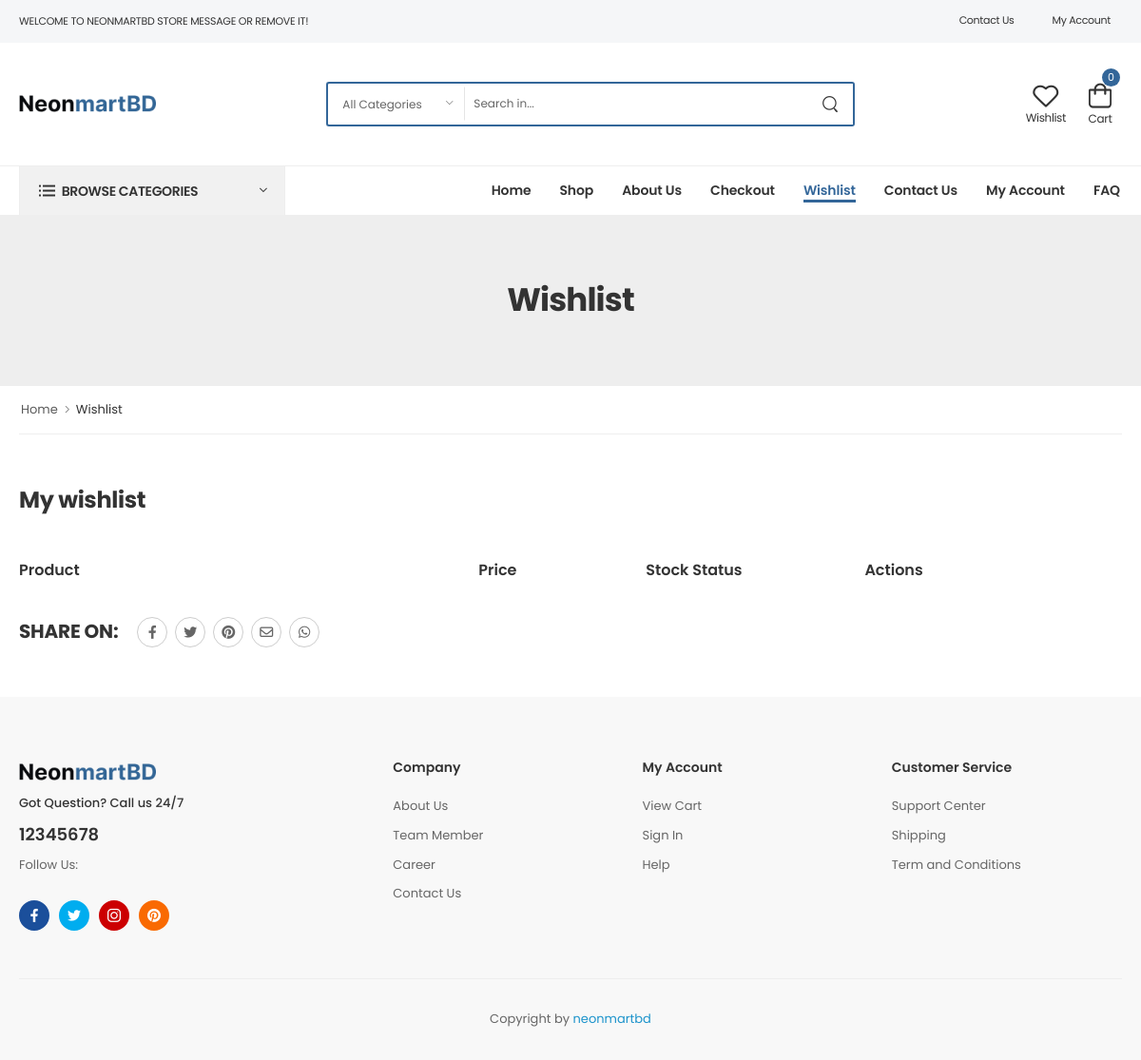
/wishlist (signed in), run on an earlier commit of the app's database.
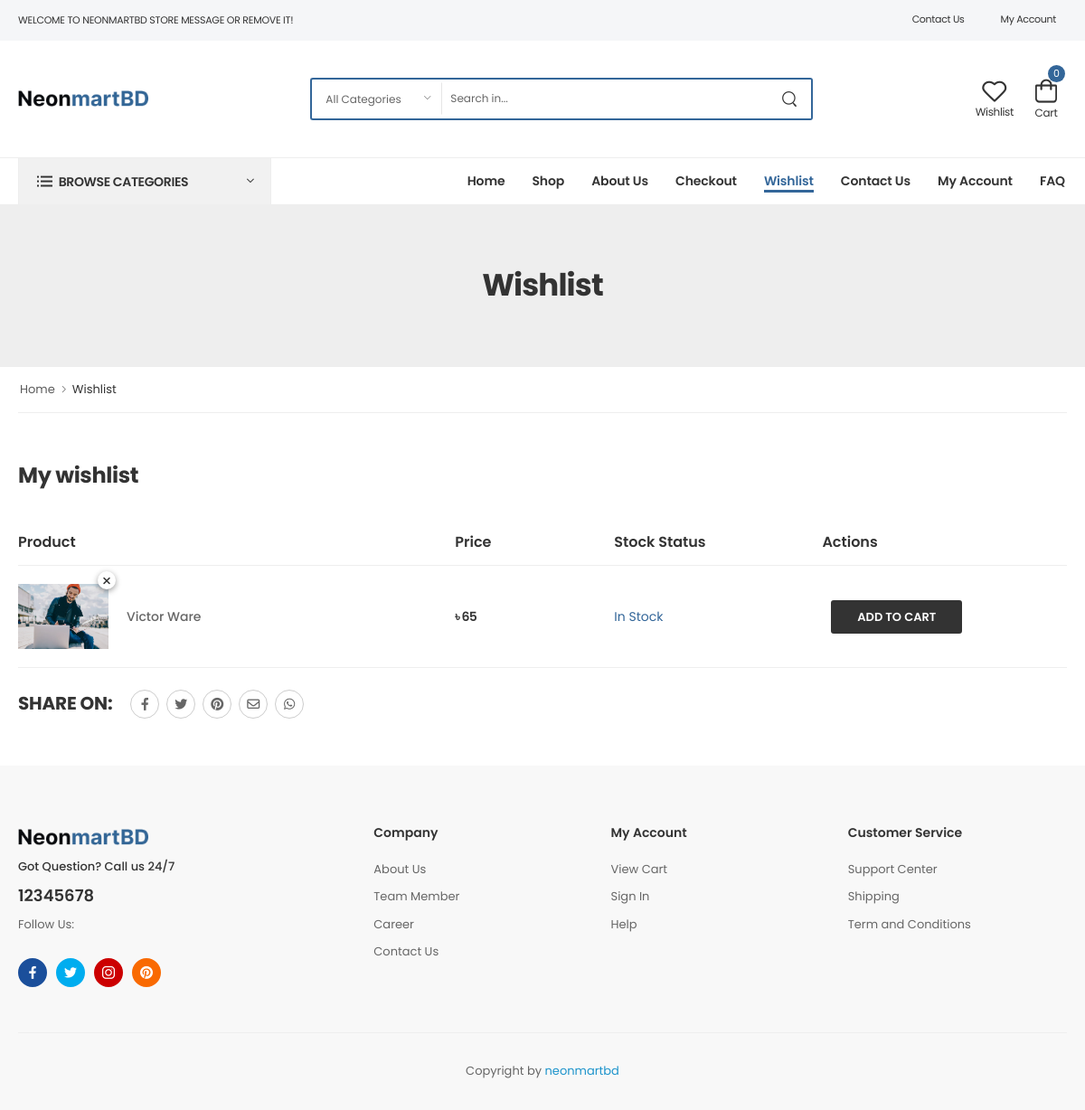
And on a later commit of the database.
### core/models.py (models this page shows, shortened)
class Wishlist(models.Model):
    user = models.ForeignKey(User, on_delete=models.CASCADE)
    product = models.ForeignKey(Products,  on_delete=models.CASCADE)

class Products(models.Model):
    name = models.CharField(max_length=500)
    category = models.ForeignKey(Category, on_delete=models.CASCADE)
    subcategory = models.ForeignKey(SubCategory,on_delete=models.CASCADE,blank=True, null=True)
    sub_sub_category = models.ForeignKey(SubSubCategory, on_delete=models.CASCADE,blank=True, null=True)
    brand = models.ImageField(upload_to="Brand Image",default="brands/category/1.png")
    sku = models.CharField(max_length=200)
    price = models.PositiveIntegerField()
    stock_status = models.CharField(max_length=100,null=True,blank=True,default="In Stock")
    review = models.PositiveIntegerField(null=True,blank=True,default=0)
    sort_description = RichTextField()
    slug = AutoSlugField(populate_from="name", null=True, unique=True)
    description = RichTextField()
    image = models.ImageField(upload_to="Product Image")
    pdsliderimg1 = models.ImageField(upload_to="Slider Image",blank=True, null=True)
    pdsliderimg2 = models.ImageField(upload_to="Slider Image",blank=True, null=True)
    pdsliderimg3 = models.ImageField(upload_to="Slider Image",blank=True, null=True)

### core/views.py (the view)
# urls.py: path('wishlist',wishlist,name="wishlist"),
def wishlist(request):
    if request.user.is_authenticated:
        wishlist = Wishlist.objects.filter(user=request.user)
        sub_sub_category = SubSubCategory.objects.all()
        sub_category = SubCategory.objects.all()
        category = Category.objects.all()
        home_garden = []
        electronics = []
        fashion = []
        furniture = []
        healthy_beauty = []
        gift_ideas = []
        toy_games = []
        cooking = []
        smart_phones = []
        cameras_photo = []
        accessories = []
        for i in sub_category:
            if i.category.filtername == "home_&_garden":
                home_garden.append(i.name)
            elif i.category.filtername == "electronics":
                electronics.append(i.name)
            elif i.category.filtername == "fashion":
                fashion.append(i.name)
            elif i.category.filtername == "furniture":
                furniture.append(i.name)
            elif i.category.filtername == "healthy_&_beauty":
                healthy_beauty.append(i.name)
            elif i.category.filtername == "gift_ideas":
                gift_ideas.append(i.name)
            elif i.category.filtername == "toy_&_games":
                toy_games.append(i.name)
            elif i.category.filtername == "cooking":
                cooking.append(i.name)
            elif i.category.filtername == "smart_phones":
                smart_phones.append(i.name)
            elif i.category.filtername == "cameras_&_photo":
                cameras_photo.append(i.name)
            elif i.category.filtername == "accessories":
                accessories.append(i.name)
        navbar = 'wishlist'
        return render(request,"core/wishlist.html",locals())
    else:
        return redirect("login")

### core/templates/core/wishlist.html (shortened to what this page needs)
{% extends "base/base.html" %}
{% load static %}
{% block body %}
<link rel="stylesheet" type="text/css" href="{% static 'assets/css/style.min.css' %}" />
<main class="main wishlist-page">
  <div class="page-header">
    <div class="container">
      <h1 class="page-title mb-0">Wishlist</h1>
    </div>
  </div>
  <nav class="breadcrumb-nav mb-10">
    <div class="container">
      <ul class="breadcrumb">
        <li><a href="{% url 'HOME' %}">Home</a></li>
        <li>Wishlist</li>
      </ul>
    </div>
  </nav>
  <div class="page-content">
    <div class="container">
      <h3 class="wishlist-title">My wishlist</h3>
      <table class="shop-table wishlist-table">
        <thead>
          <tr style="text-align: left">
            <th class="product-name"><span>Product</span></th>
            <th></th>
            <th class="product-price"><span>Price</span></th>
            <th class="product-stock-status">
              <span>Stock Status</span>
            </th>
            <th class="wishlist-action">Actions</th>
          </tr>
        </thead>
        <tbody>
          {% for wishlist in wishlist %}
            <tr>
              <td class="product-thumbnail">
                <div class="p-relative">
                  <a href="#">
                    <figure>
                      <img
                        src="{{wishlist.product.image.url}}"
                        alt="product"
                        width="300"
                        height="338"
                      />
                    </figure>
                  </a>
                  <button type="submit" class="btn btn-close">
                    <a href="{% url 'deleteWishlist' wishlist.id %}">
                    </a>
                  </button>
                </div>
              </td>
              <td class="product-name">
                <a href="{% url 'product_details' wishlist.product.slug %}">{{wishlist.product.name}} </a>
              </td>
              <td class="product-price">
                <ins class="new-price">৳ {{wishlist.product.price}}</ins>
              </td>
              <td class="product-stock-status">
                <span class="wishlist-in-stock">{{wishlist.product.stock_status}}</span>
              </td>
              <td class="wishlist-action">
                <div class="d-lg-flex">
                  <a
                    href="{% url 'ADD_TO_CART' wishlist.product.id %}"
                    class="btn btn-dark btn-rounded btn-sm ml-lg-2 btn-cart"
                    >Add to cart</a
                  >
                </div>
              </td>
            </tr>
          {% endfor %}
        </tbody>
      </table>
      <div class="social-links">
        <label>Share On:</label>
        <div class="social-icons social-no-color border-thin">
          <a
            href="#"
            class="social-icon social-facebook w-icon-facebook"
          ></a>
          <a
            href="#"
            class="social-icon social-twitter w-icon-twitter"
          ></a>
          <a
            href="#"
            class="social-icon social-pinterest w-icon-pinterest"
          ></a>
          <a
            href="#"
            class="social-icon social-email far fa-envelope"
          ></a>
          <a
            href="#"
            class="social-icon social-whatsapp fab fa-whatsapp"
          ></a>
        </div>
      </div>
    </div>
  </div>
</main>
{% endblock body %}

### templates/base/base.html (shortened to what this page needs)
<!DOCTYPE html>
{% load static %}
<html lang="en">
  <head>
    <link
      rel="stylesheet"
      type="text/css"
      href="{% static 'assets/vendor/fontawesome-free/css/all.min.css' %}"
    />
    <link
      rel="stylesheet"
      type="text/css"
      href="{% static 'assets/vendor/animate/animate.min.css' %}"
    />
    <link
      rel="stylesheet"
      type="text/css"
      href="{% static 'assets/vendor/magnific-popup/magnific-popup.min.css' %}"
    />
    <link rel="stylesheet" href="{% static 'assets/vendor/swiper/swiper-bundle.min.css' %}" />
    <link
      rel="stylesheet"
      type="text/css"
      href="{% static 'assets/vendor/nouislider/nouislider.min.css' %}"
    />
    <link rel="stylesheet" type="text/css" href="{% static 'assets/css/demo1.min.css' %}" />
  </head>
  <body class="home">
    <div class="page-wrapper">
      <header class="header">
        <div class="header-top">
          <div class="container">
            <div class="header-left">
              <p class="welcome-msg">
                WELCOME TO NEONMARTBD STORE MESSAGE OR REMOVE IT!
              </p>
            </div>
            <div class="header-right header_right_top">
              <a href="{% url 'contact_us' %}" class="d-lg-show">Contact Us</a>
              {% if request.user.is_authenticated %}
              <a href="{% url 'my_account' %}"> My Account</a>
              {% else %}
              <a href="{% url 'login' %}"> Login</a>
              <a href="{% url 'login' %}"> Registration</a>
              {% endif %}
            </div>
          </div>
        </div>
        <div class="header-middle">
          <div class="container">
            <div class="header-left mr-md-4">
              <a href="/" class="logo ml-lg-0">
                <img src="{% static 'assets/images/logo.png' %}" alt="logo" width="144" height="45" />
              </a>
              <form method="get" action="{% url 'search_product' %}" class="header-search hs-expanded hs-round d-none d-md-flex input-wrapper">
                <div class="select-box">
                  <select id="category">
                    <option value="">All Categories</option>
                  </select>
                </div>
                <input type="text" class="form-control" name="search" id="search" placeholder="Search in..." required />
                <button class="btn btn-search" type="submit">
                  <i class="w-icon-search"></i>
                </button>
              </form>
            </div>
            <div class="header-right ml-4">
              <a class="wishlist label-down link d-xs-show" href="{% url 'wishlist' %}">
                <i class="w-icon-heart"></i>
                <span class="wishlist-label d-lg-show">Wishlist</span>
              </a>
              <div class="dropdown cart-dropdown cart-offcanvas mr-0 mr-lg-2">
                <a href="{% url 'cart' %}" class="cart label-down link">
                  <i class="w-icon-cart">
                    {% if request.user.is_authenticated %}
                    <span class="cart-count">{{cart|length}}</span>
                    {% endif %}
                  </i>
                  <span class="cart-label">Cart</span>
                </a>
              </div>
            </div>
          </div>
        </div>
        <div class="header-bottom sticky-content fix-top sticky-header has-dropdown">
          <div class="container">
            <div class="inner-wrap">
              <div class="header-left">
                <div class="dropdown category-dropdown has-border" data-visible="true">
                  <a href="#" class="category-toggle text-dark" role="button" data-toggle="dropdown" aria-haspopup="true"
                    aria-expanded="true" data-display="static" title="Browse Categories">
                    <span>Browse Categories</span>
                  </a>
                </div>
              </div>
              <div class="header-right">
                <nav class="main-nav">
                  <ul class="menu active-underline">
                    <li class="{% if navbar == 'home'  %}active{% endif %}">
                      <a href="{% url 'HOME' %}">Home</a>
                    </li>
                    <li class="{% if navbar == 'shop'  %}active{% endif %}">
                      <a href="{% url 'shop_page' %}">Shop</a>
                    </li>
                    <li  class="{% if navbar == 'about'  %}active{% endif %}">
                      <a href="{% url 'about' %}">About us</a>
                    </li>
                    <li class="{% if navbar == 'checkout'  %}active{% endif %}">
                      <a href="{% url 'checkout' %}">Checkout</a>
                    </li>
                    <li class="{% if navbar == 'wishlist'  %}active{% endif %}">
                      <a href="{% url 'wishlist' %}">Wishlist</a>
                    </li>
                    <li  class="{% if navbar == 'contact_us'  %}active{% endif %}">
                      <a href="{% url 'contact_us' %}">Contact Us</a>
                    </li>
                    <li class="{% if navbar == 'my_account'  %}active{% endif %}">
                      <a href="{% url 'my_account' %}">My Account</a>
                    </li >
                    <li class="{% if navbar == 'faq'  %}active{% endif %}">
                      <a href="{% url 'faq' %}">FAQ</a>
                    </li>
                  </ul>
                </nav>
              </div>
            </div>
          </div>
        </div>
      </header>
      {% block body %}{% endblock body %}
      <footer
        class="footer appear-animate"
        data-animation-options="{
            'name': 'fadeIn'
        }"
      >
        <div class="container">
          <div class="footer-top">
            <div class="row">
              <div class="col-lg-4 col-sm-6">
                <div class="widget widget-about">
                  <a href="#" class="logo-footer">
                    <img
                      src="{% static 'assets/images/logo.png' %}"
                      alt="logo-footer"
                      width="144"
                      height="45"
                    />
                  </a>
                  <div class="widget-body">
                    <p class="widget-about-title">Got Question? Call us 24/7</p>
                    <a href="tel:12345678" class="widget-about-call"
                      >12345678</a
                    >
                    <p class="widget-about-desc">Follow Us:</p>
                    <div class="social-icons social-icons-colored">
                      <a
                        href="#"
                        class="social-icon social-facebook w-icon-facebook"
                      ></a>
                      <a
                        href="#"
                        class="social-icon social-twitter w-icon-twitter"
                      ></a>
                      <a
                        href="#"
                        class="social-icon social-instagram w-icon-instagram"
                      ></a>
                      <a
                        href="#"
                        class="social-icon social-pinterest w-icon-pinterest"
                      ></a>
                    </div>
                  </div>
                </div>
              </div>
              <div class="col-lg-3 col-sm-6">
                <div class="widget">
                  <h3 style="text-transform: capitalize" class="widget-title">
                    Company
                  </h3>
                  <ul class="widget-body">
                    <li><a href="{% url 'about' %}">About Us</a></li>
                    <li><a href="#">Team Member</a></li>
                    <li><a href="#">Career</a></li>
                    <li><a href="{% url 'contact_us' %}">Contact Us</a></li>
                  </ul>
                </div>
              </div>
              <div class="col-lg-3 col-sm-6">
                <div class="widget">
                  <h4 style="text-transform: capitalize" class="widget-title">
                    My Account
                  </h4>
                  <ul class="widget-body">
                    <li><a href="{% url 'cart' %}">View Cart</a></li>
                    <li><a href="{% url 'login' %}">Sign In</a></li>
                    <li><a href="#">Help</a></li>
                  </ul>
                </div>
              </div>
              <div class="col-lg-3 col-sm-6">
                <div class="widget">
                  <h4 style="text-transform: capitalize" class="widget-title">
                    Customer Service
                  </h4>
                  <ul class="widget-body">
                    <li><a href="#">Support Center</a></li>
                    <li><a href="#">Shipping</a></li>
                    <li><a href="#">Term and Conditions</a></li>
                  </ul>
                </div>
              </div>
            </div>
          </div>
          <div class="footer-bottom" style="justify-content: center !important">
            <p class="copyright" style="text-align: center !important">
              Copyright by
              <span style="color: #1c93cb; cursor: pointer">neonmartbd</span>
            </p>
          </div>
        </div>
      </footer>
    </div>
  </body>
</html>

### templates/base/base.html (style rules this page uses)
a.cart.label-down.link:after { display: none; }

What changed in the data, as far as the page shows it:
added Wishlist: product.image (picture), product.name "Victor Ware", product.price "65", product.stock_status "In Stock"
